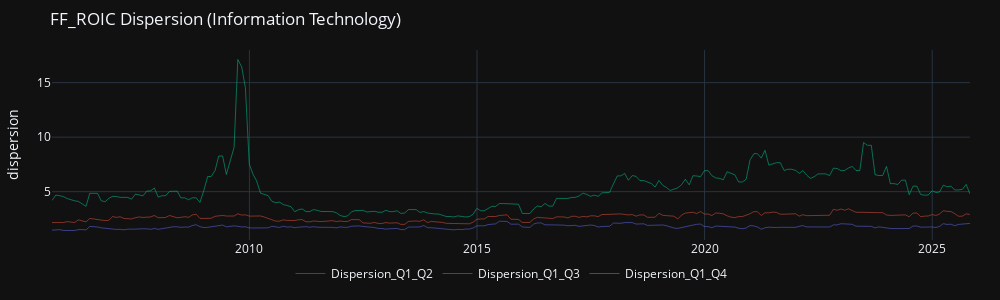
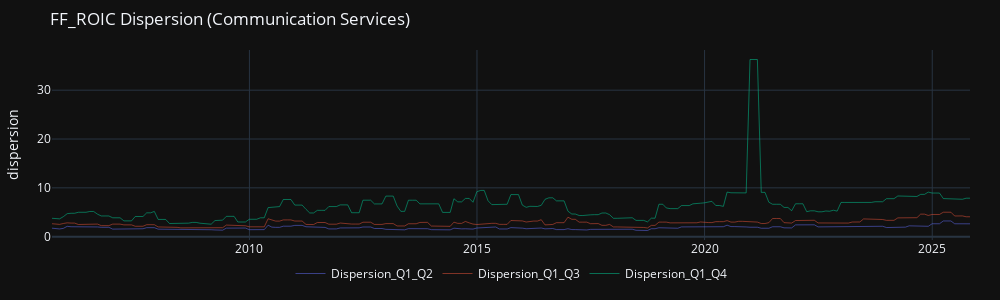
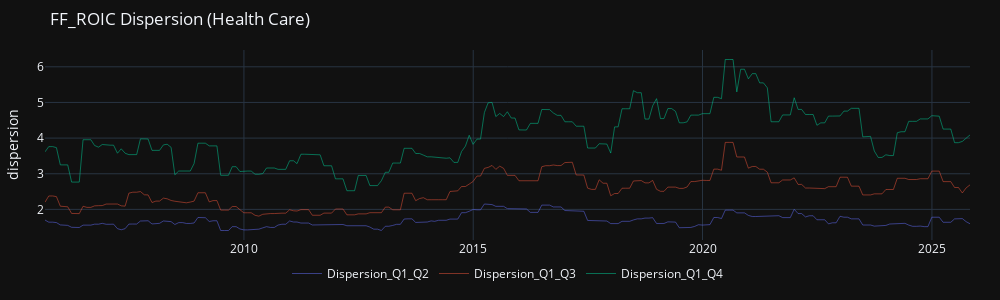
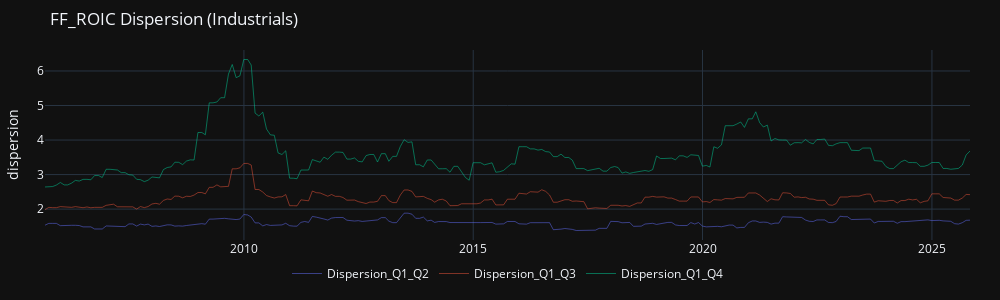

The cell these charts' notebook holds for them, in order:
### Code cell
pd.options.display.precision = 2
# ROIC dispersion

for sector_name in [
    "Information Technology",
    "Communication Services",
    "Health Care",
    "Industrials",
    "Materials",
    "Consumer Staples",
    "Consumer Discretionary",
]:
    median_roic = calculate_factor_dispersion(
        df=df, factor_name="FF_ROIC", sector_name=sector_name
    )
    plot_dispersion(
        median_factor=median_roic, factor_name="FF_ROIC", sector_name=sector_name
    )

# Financials
median_roe = calculate_factor_dispersion(
    df=df, factor_name="FF_ROE", sector_name="Financials"
)
plot_dispersion(
    median_factor=median_roe, factor_name="FF_ROE", sector_name="Financials"
)

### Figure 1 — Plotly figure (JSON) as saved in the notebook; plotly's stock layout.template omitted (floating-point values rounded to 4 significant figures; data arrays with more than 128 entries replaced by an {"elided": "..."} marker saying what was removed)
{"data": [{"line": {"width": 0.5}, "mode": "lines", "name": "Dispersion_Q1_Q2", "type": "scatter", "x": {"elided": "243 str values"}, "y": {"elided": "243 float values"}}, {"line": {"width": 0.5}, "mode": "lines", "name": "Dispersion_Q1_Q3", "type": "scatter", "x": {"elided": "243 str values"}, "y": {"elided": "243 float values"}}, {"line": {"width": 0.5}, "mode": "lines", "name": "Dispersion_Q1_Q4", "type": "scatter", "x": {"elided": "243 str values"}, "y": {"elided": "243 float values"}}], "layout": {"height": 300, "hovermode": "x", "legend": {"orientation": "h", "x": 0.5, "xanchor": "center", "y": -0.1, "yanchor": "top"}, "margin": {"b": 40, "l": 30, "r": 30, "t": 50}, "title": {"text": "FF_ROIC Dispersion (Information Technology)"}, "width": 1000, "yaxis": {"title": {"text": "dispersion"}}}}

### Figure 2 — Plotly figure (JSON) as saved in the notebook; plotly's stock layout.template omitted (floating-point values rounded to 4 significant figures; data arrays with more than 128 entries replaced by an {"elided": "..."} marker saying what was removed)
{"data": [{"line": {"width": 0.5}, "mode": "lines", "name": "Dispersion_Q1_Q2", "type": "scatter", "x": {"elided": "243 str values"}, "y": {"elided": "243 float values"}}, {"line": {"width": 0.5}, "mode": "lines", "name": "Dispersion_Q1_Q3", "type": "scatter", "x": {"elided": "243 str values"}, "y": {"elided": "243 float values"}}, {"line": {"width": 0.5}, "mode": "lines", "name": "Dispersion_Q1_Q4", "type": "scatter", "x": {"elided": "243 str values"}, "y": {"elided": "243 float values"}}], "layout": {"height": 300, "hovermode": "x", "legend": {"orientation": "h", "x": 0.5, "xanchor": "center", "y": -0.1, "yanchor": "top"}, "margin": {"b": 40, "l": 30, "r": 30, "t": 50}, "title": {"text": "FF_ROIC Dispersion (Communication Services)"}, "width": 1000, "yaxis": {"title": {"text": "dispersion"}}}}

### Figure 3 — Plotly figure (JSON) as saved in the notebook; plotly's stock layout.template omitted (floating-point values rounded to 4 significant figures; data arrays with more than 128 entries replaced by an {"elided": "..."} marker saying what was removed)
{"data": [{"line": {"width": 0.5}, "mode": "lines", "name": "Dispersion_Q1_Q2", "type": "scatter", "x": {"elided": "243 str values"}, "y": {"elided": "243 float values"}}, {"line": {"width": 0.5}, "mode": "lines", "name": "Dispersion_Q1_Q3", "type": "scatter", "x": {"elided": "243 str values"}, "y": {"elided": "243 float values"}}, {"line": {"width": 0.5}, "mode": "lines", "name": "Dispersion_Q1_Q4", "type": "scatter", "x": {"elided": "243 str values"}, "y": {"elided": "243 float values"}}], "layout": {"height": 300, "hovermode": "x", "legend": {"orientation": "h", "x": 0.5, "xanchor": "center", "y": -0.1, "yanchor": "top"}, "margin": {"b": 40, "l": 30, "r": 30, "t": 50}, "title": {"text": "FF_ROIC Dispersion (Health Care)"}, "width": 1000, "yaxis": {"title": {"text": "dispersion"}}}}

### Figure 4 — Plotly figure (JSON) as saved in the notebook; plotly's stock layout.template omitted (floating-point values rounded to 4 significant figures; data arrays with more than 128 entries replaced by an {"elided": "..."} marker saying what was removed)
{"data": [{"line": {"width": 0.5}, "mode": "lines", "name": "Dispersion_Q1_Q2", "type": "scatter", "x": {"elided": "243 str values"}, "y": {"elided": "243 float values"}}, {"line": {"width": 0.5}, "mode": "lines", "name": "Dispersion_Q1_Q3", "type": "scatter", "x": {"elided": "243 str values"}, "y": {"elided": "243 float values"}}, {"line": {"width": 0.5}, "mode": "lines", "name": "Dispersion_Q1_Q4", "type": "scatter", "x": {"elided": "243 str values"}, "y": {"elided": "243 float values"}}], "layout": {"height": 300, "hovermode": "x", "legend": {"orientation": "h", "x": 0.5, "xanchor": "center", "y": -0.1, "yanchor": "top"}, "margin": {"b": 40, "l": 30, "r": 30, "t": 50}, "title": {"text": "FF_ROIC Dispersion (Industrials)"}, "width": 1000, "yaxis": {"title": {"text": "dispersion"}}}}
